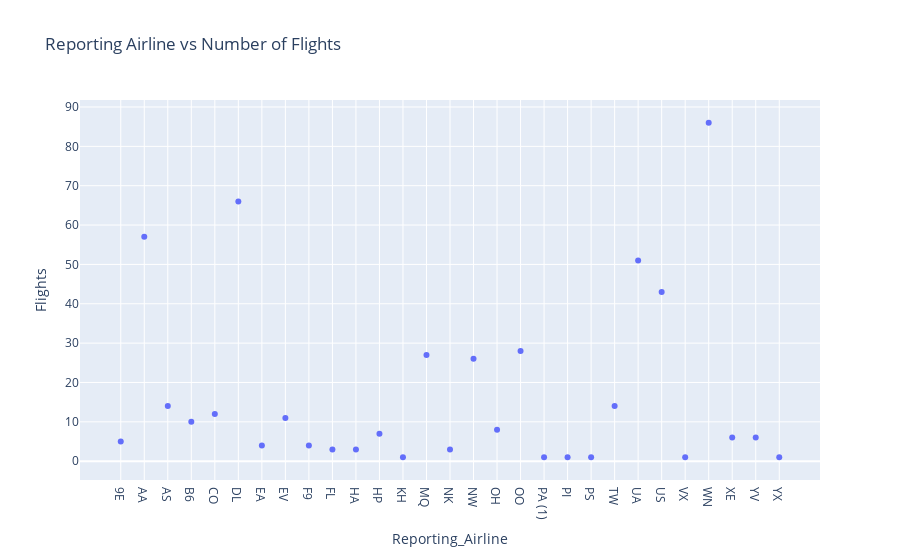

The cell this chart's notebook holds for it:
### Markdown cell above
Let  use a bubble plot to represent number of flights as per reporting airline

This plot should contain the following

* Title as **Reporting Airline vs Number of Flights**.
* x-axis label should be **Reporting_Airline**
* y-axis label should be **Flights**
* size of the bubble should be **Flights** indicating number of flights
* Name of the hover tooltip to `reporting_airline` using `hover_name` parameter.

### Code cell
bub_data = data.groupby('Reporting_Airline')['Flights'].sum().reset_index()
fig=px.scatter(bub_data, x='Reporting_Airline', y='Flights', hover_name='Reporting_Airline', title='Reporting Airline vs Number of Flights', size_max=60)
fig.show()

### Figure 1 — Plotly figure (JSON) as saved in the notebook; plotly's stock layout.template omitted (floating-point values rounded to 4 significant figures)
{"data": [{"hovertemplate": "<b>%{hovertext}</b><br><br>Reporting_Airline=%{x}<br>Flights=%{y}<extra></extra>", "hovertext": ["9E", "AA", "AS", "B6", "CO", "DL", "EA", "EV", "F9", "FL", "HA", "HP", "KH", "MQ", "NK", "NW", "OH", "OO", "PA (1)", "PI", "PS", "TW", "UA", "US", "VX", "WN", "XE", "YV", "YX"], "legendgroup": "", "marker": {"color": "#636efa", "symbol": "circle"}, "mode": "markers", "name": "", "orientation": "v", "showlegend": false, "type": "scatter", "x": ["9E", "AA", "AS", "B6", "CO", "DL", "EA", "EV", "F9", "FL", "HA", "HP", "KH", "MQ", "NK", "NW", "OH", "OO", "PA (1)", "PI", "PS", "TW", "UA", "US", "VX", "WN", "XE", "YV", "YX"], "xaxis": "x", "y": [5.0, 57.0, 14.0, 10.0, 12.0, 66.0, 4.0, 11.0, 4.0, 3.0, 3.0, 7.0, 1.0, 27.0, 3.0, 26.0, 8.0, 28.0, 1.0, 1.0, 1.0, 14.0, 51.0, 43.0, 1.0, 86.0, 6.0, 6.0, 1.0], "yaxis": "y"}], "layout": {"legend": {"tracegroupgap": 0}, "title": {"text": "Reporting Airline vs Number of Flights"}, "xaxis": {"anchor": "y", "domain": [0, 1], "title": {"text": "Reporting_Airline"}}, "yaxis": {"anchor": "x", "domain": [0, 1], "title": {"text": "Flights"}}}}
